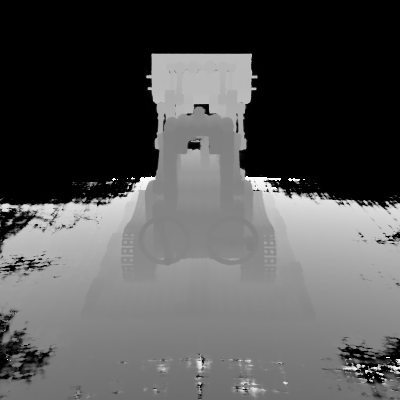

Write Python code to recreate this figure.
import numpy as np
from PIL import Image

x = np.load('r_0.npy')
x = x / x.max() * 255
x = x.astype('uint8')

# print(x, x.min(), x.max(), x.shape)
img = Image.fromarray(x).convert('L')
# print(img)
img.show()
img.save('view.png')
